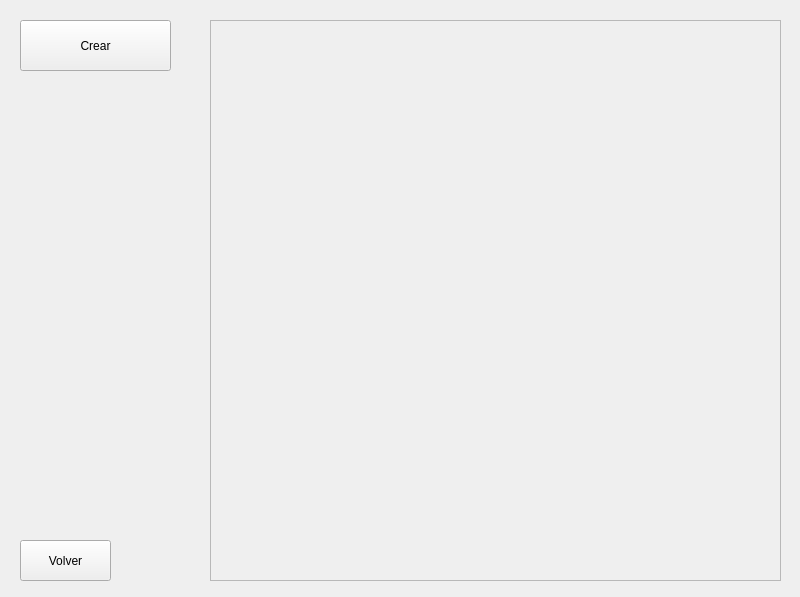
<?xml version="1.0" encoding="UTF-8"?>
<ui version="4.0">
 <class>MainWindow</class>
 <widget class="QMainWindow" name="MainWindow">
  <property name="geometry">
   <rect>
    <x>0</x>
    <y>0</y>
    <width>800</width>
    <height>597</height>
   </rect>
  </property>
  <property name="windowTitle">
   <string>Gestión de Clínicas</string>
  </property>
  <widget class="QWidget" name="centralwidget">
   <widget class="QPushButton" name="crearButton">
    <property name="geometry">
     <rect>
      <x>20</x>
      <y>20</y>
      <width>151</width>
      <height>51</height>
     </rect>
    </property>
    <property name="text">
     <string>Crear</string>
    </property>
   </widget>
   <widget class="QPushButton" name="volverButton">
    <property name="geometry">
     <rect>
      <x>20</x>
      <y>540</y>
      <width>91</width>
      <height>41</height>
     </rect>
    </property>
    <property name="text">
     <string>Volver</string>
    </property>
   </widget>
   <widget class="QScrollArea" name="informationScroll">
    <property name="geometry">
     <rect>
      <x>210</x>
      <y>20</y>
      <width>571</width>
      <height>561</height>
     </rect>
    </property>
    <property name="horizontalScrollBarPolicy">
     <enum>Qt::ScrollBarPolicy::ScrollBarAlwaysOff</enum>
    </property>
    <property name="widgetResizable">
     <bool>true</bool>
    </property>
    <widget class="QWidget" name="scrollAreaWidgetContents">
     <property name="geometry">
      <rect>
       <x>0</x>
       <y>0</y>
       <width>569</width>
       <height>559</height>
      </rect>
     </property>
     <widget class="QWidget" name="verticalLayoutWidget">
      <property name="geometry">
       <rect>
        <x>0</x>
        <y>0</y>
        <width>571</width>
        <height>561</height>
       </rect>
      </property>
      <layout class="QVBoxLayout" name="rows">
       <property name="sizeConstraint">
        <enum>QLayout::SizeConstraint::SetMinimumSize</enum>
       </property>
      </layout>
     </widget>
    </widget>
   </widget>
  </widget>
 </widget>
 <resources/>
 <connections/>
</ui>
